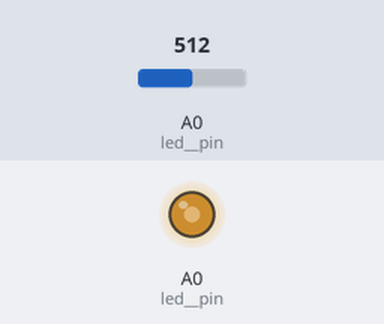
Recording of a sketch running on a simulated Arduino Uno, built with avr-gcc and run on an emulated ATmega328P. On the bench: output pins drawn as LEDs (lit = HIGH). The test bench sets the inputs (shaded band); at power-on: A0 (led__pin) = 512. What the sketch prints to the serial monitor is not drawn.

Above: at 3.74 s.
Timing chart, 0 to 40.0 s (numbered marks = the images above):
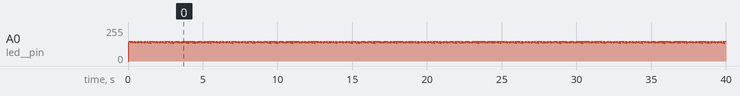

The sketch:

emitter.ino
```cpp
//IR Detector
//by Jialiya Huang and Jon McKay

int original_id = 12345;
int writing_id = original_id;


const int startHighMax = 32;
int startHighCount = 0;
const int startLowMax = 16;
int startLowCount = 0;

int signalRepeat = 3;
int currentSignalLength = 0;
void setup(){

  Serial.begin(9600);

  pinMode(A0,OUTPUT);//led  pin

  cli();//diable interrupts

  //set up continuous sampling of analog pin 0 at 38.5kHz

  //clear ADCSRA and ADCSRB registers
  ADCSRA = 0;
  ADCSRB = 0;

  ADMUX |= (1 << REFS0); //set reference voltage
  ADMUX |= (1 << ADLAR); //left align the ADC value- so we can read highest 8 bits from ADCH register only

  ADCSRA |= (1 << ADPS1) | (1 << ADPS2) | (1 << ADPS0); //set ADC clock with 64 prescaler- 16mHz/32=500kHz
  Serial.println( 1 << ADPS2);
  Serial.println(ADPS0);
  ADCSRA |= (1 << ADATE); //enabble auto trigger
  ADCSRA |= (1 << ADIE); //enable interrupts when measurement complete
  ADCSRA |= (1 << ADEN); //enable ADC
  ADCSRA |= (1 << ADSC); //start ADC measurements

  sei();//enable interrupts

  analogWrite(A0, 0);
}

ISR(ADC_vect) {//when new ADC value ready

  // If the max detector count for highs isn't hit yet
  // and we haven't started writing out the id
  if ((writing_id == original_id) && (startHighCount < startHighMax)) {
    // Send out a high
    analogWrite(A0, 255);
    startHighCount++;
  }
    // If the max detector count fow lows isn't hit yet
    // and we have finished with the highs
  // and we haven't started writing out the id
  else if ((writing_id == original_id) && (startLowCount < startLowMax)) {
    analogWrite(A0, 0);
    startLowCount++;
  }
  // If the highs and lows are done, start writing the signal
  else {
    // If we still have a writing id
    if (writing_id) {

      // If the LSB is 1
      if (writing_id & 1) {
        // Send a high

        analogWrite(A0, 255);
      } else {
        // Else send a low
        analogWrite(A0, 0);
    }
    currentSignalLength++;

    // If we have sent the signal the correct amount of times
    if (currentSignalLength == signalRepeat) {
        // Shift the next least significant bit
        writing_id >>= 1;
        currentSignalLength = 0;
    }
    }
  }

  // If we have written the whole number
  if (!writing_id) {

    // Reset all our vars
    writing_id = original_id;
    startHighCount = 0;
    startLowCount = 0;
    currentSignalLength = 0;
  }

}


void loop(){
//  analogWrite(A0, 255);
//
//  delay(1000);
//  analogWrite(A0, 0);
//  delay(1000);
}
```
